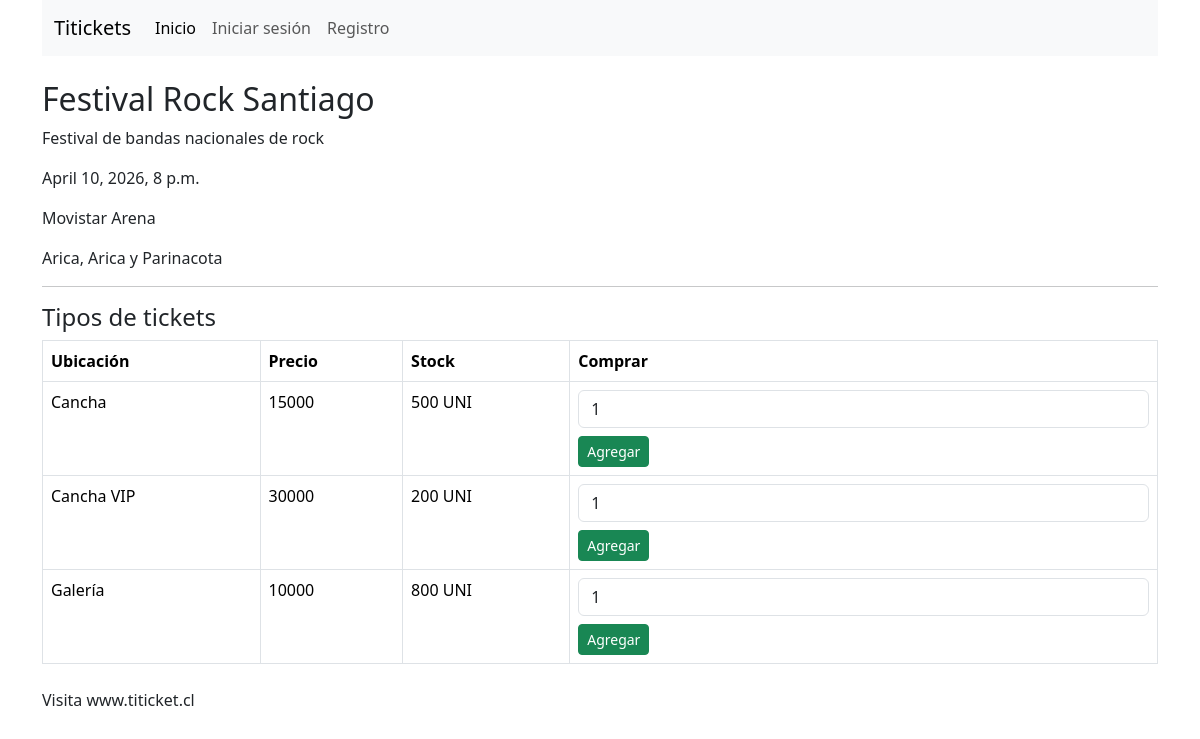
/detalle_evento/1, run on the app's committed database.
### core/models.py (models this page shows, shortened)
class Evento(models.Model):
    nombre = models.CharField(max_length=150)
    descripcion = models.TextField()
    fecha_evento = models.DateTimeField()
    lugar = models.CharField(max_length=150)
    comuna = models.ForeignKey(Comuna, on_delete=models.CASCADE)
    productora = models.ForeignKey(Productora, on_delete=models.CASCADE, related_name="eventos")
    activo = models.BooleanField(default=True)
    fecha_creacion = models.DateTimeField(auto_now_add=True)

class Comuna(models.Model):
    nombre = models.CharField(max_length=100)
    region = models.ForeignKey(Region, on_delete=models.CASCADE, related_name="comunas")

class Region(models.Model):
    nombre = models.CharField(max_length=100)

class Ticket(models.Model):
    evento = models.ForeignKey(Evento, on_delete=models.CASCADE, related_name='tickets')
    ubicacion = models.ForeignKey(Ubicacion, on_delete=models.CASCADE)
    precio = models.PositiveIntegerField()
    stock = models.PositiveIntegerField()

class Ubicacion(models.Model):
    nombre = models.CharField(max_length=100)
    descripcion = models.TextField(blank=True, null=True)

### core/views.py (the view)
# urls.py: path('detalle_evento/<int:evento_id>', views.detalle_evento, name='detalle_evento'),
def detalle_evento(request, evento_id):
    evento = get_object_or_404(Evento, id = evento_id)
    tickets = Ticket.objects.filter(evento=evento)
    return render(request, 'eventos/detalle.html', {
        'evento': evento,
        'tickets': tickets
    })

### core/templates/eventos/detalle.html (shortened to what this page needs)
{% extends 'base.html' %}
{% block contenido %}
<h2>{{ evento.nombre }}</h2>
<p>{{ evento.descripcion }}</p>
<p>{{ evento.fecha_evento }}</p>
<p>{{ evento.lugar }}</p>
<p>{{ evento.comuna.nombre }}, {{ evento.comuna.region.nombre}}</p>
<hr>
<h4>Tipos de tickets</h4>
<table class="table table-bordered">
    <thead>
        <tr>
            <th>Ubicación</th>
            <th>Precio</th>
            <th>Stock</th>
            <th>Comprar</th>
        </tr>
    </thead>
    <tbody>
        {% for ticket in tickets %}
            <tr>
                <td>{{ ticket.ubicacion.nombre }}</td>
                <td>{{ ticket.precio }}</td>
                <td>{{ ticket.stock }} UNI</td>
                <td>
                    <form method="post" action="{% url 'agregar_carrito' ticket.id %}">
                        <input type="number" name="cantidad" value="1" min=1 class="form-control mb-2">
                        <button type="submint" class="btn btn-success btn-sm">Agregar</button>
                    </form>
                </td>
            </tr>
        {% endfor %}
    </tbody>
</table>
{% endblock %}

### data on the page
Evento: nombre "Festival Rock Santiago", descripcion "Festival de bandas nacionales de rock", fecha_evento "April 10, 2026, 8 p.m.", lugar "Movistar Arena", comuna.nombre "Arica", comuna.region.nombre "Arica y Parinacota"
Ticket: ubicacion.nombre "Cancha", precio "15000", stock "500"
Ticket: ubicacion.nombre "Cancha VIP", precio "30000", stock "200"
Ticket: ubicacion.nombre "Galería", precio "10000", stock "800"
